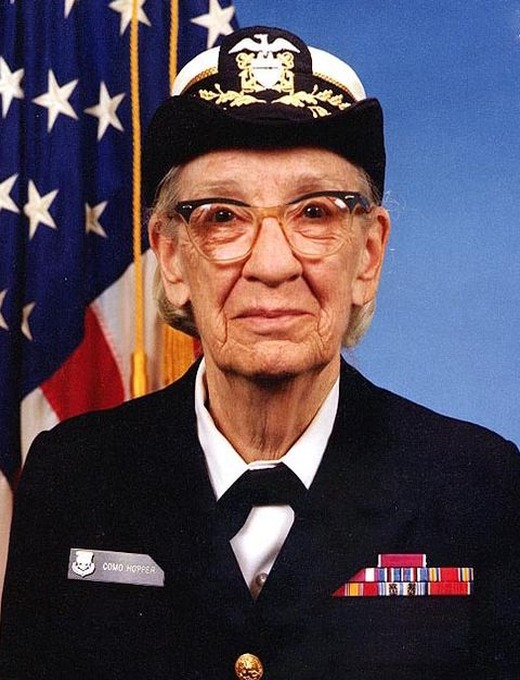
#> input picture _workspace_nonruntime/tests/frontend/tests/e2e/fixtures/ocr-selfie-grace.jpg, 520 x 680 px
$ python -i camera_cover.py   (imports and definitions only)
#> lines starting #> are read from the running program, lines starting #| are printed output that depends on the picture
#> further down, picture is the input picture: shape (680, 520, 3); mean B, G, R 84.3, 71.5, 82.2
"""Camera-cover heuristics based on frame brightness, variance, and edge entropy.

Three-tier detection:
  hard_blocked  — average luma ≤ hard_luma (absolute darkness; almost certain cover)
  soft_blocked  — low luma AND low variance (uniform dark surface)
  edge_blocked  — very low edge-response entropy (catches solid-colour covers that are
                  not pitch-black, e.g. grey cloth, tape, or dark sticky notes)
"""

from __future__ import annotations

import cv2
import numpy as np


def analyze_camera_cover(
    frame: np.ndarray,
    *,
    hard_luma: float = 30.0,
    soft_luma: float = 55.0,
    stddev_max: float = 22.0,
    edge_entropy_min: float = 1.5,
) -> dict[str, float | bool]:
    """Return luma/stddev stats plus cover-detection flags.

    Parameters
    ----------
    hard_luma:
        Luma threshold for definite cover (raised from 20 → 30 to catch dark cloth).
    soft_luma:
        Luma threshold for the soft-block check (raised from 40 → 55).
    stddev_max:
        Maximum pixel-value std-dev for soft-block (raised from 16 → 22).
    edge_entropy_min:
        Minimum Shannon entropy of the Canny edge response.  Frames showing a real
        person/room have entropy ≥ 2.0; a covered camera produces near-zero entropy.
    """
#> called with hard_luma = 30, soft_luma = 55, stddev_max = 22, edge_entropy_min = 1.5
    if frame is None or frame.size == 0:
        return {
            "avg_luma": 255.0,
            "stddev": 64.0,
            "edge_entropy": 8.0,
            "hard_blocked": False,
            "soft_blocked": False,
            "edge_blocked": False,
        }

    # Downsample for speed
    sample = frame
    if frame.shape[0] > 96 or frame.shape[1] > 96:
        sample = cv2.resize(frame, (96, 96), interpolation=cv2.INTER_AREA)
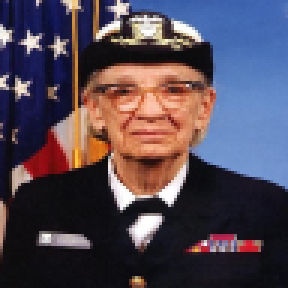
#> sample: shape (96, 96, 3) (shown 3 times larger); mean B, G, R 84.3, 71.5, 82.2
    gray = cv2.cvtColor(sample, cv2.COLOR_BGR2GRAY)
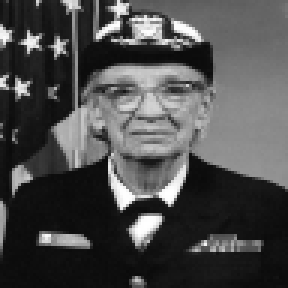
#> gray: shape (96, 96) (shown 3 times larger); min 10, max 255, mean 76.2

    avg_luma_arr, stddev_arr = cv2.meanStdDev(gray)
#> avg_luma_arr = [76.15]; stddev_arr = [65.37]
    avg_luma_value = float(avg_luma_arr[0][0])
#> avg_luma_value = 76.15
    stddev_value = float(stddev_arr[0][0])
#> stddev_value = 65.37

    hard_blocked = avg_luma_value <= hard_luma
#> hard_blocked = False
    soft_blocked = hard_blocked or (avg_luma_value <= soft_luma and stddev_value <= stddev_max)
#> soft_blocked = False

    # Edge-entropy check — catches covers that are slightly bright or textured but
    # still block the view (e.g. sticky note, grey cardboard, semi-opaque tape).
    edge_sample = cv2.resize(gray, (64, 64), interpolation=cv2.INTER_AREA)
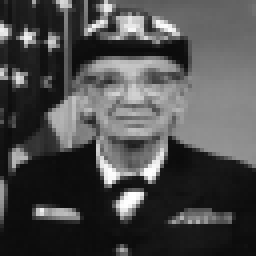
#> edge_sample: shape (64, 64) (shown 4 times larger); min 11, max 255, mean 76.1
    edges = cv2.Canny(edge_sample, threshold1=30, threshold2=80)
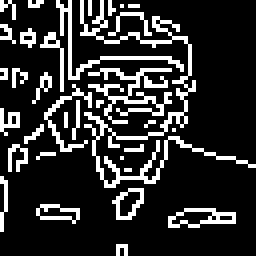
#> edges: shape (64, 64) (shown 4 times larger); 18.1% white in thin lines or dots
    edge_pixels = edges.ravel()
#> edge_pixels = 4096 values, max 255 at index 0, min 0 at index 1, mean 46.19
    n_edge = int(np.count_nonzero(edge_pixels))
#> n_edge = 742
    n_total = edge_pixels.size
#> n_total = 4096
    if n_total > 0 and 0 < n_edge < n_total:
        p = n_edge / n_total
#> p = 0.181
        edge_entropy = float(-(p * np.log2(p) + (1 - p) * np.log2(1 - p)))
#> edge_entropy = 0.683
    else:
        edge_entropy = 0.0  # All-black or all-white → zero entropy → blocked

    # Only flag edge_blocked when the frame is also noticeably dark (luma < 90),
    # to avoid false-positives on plain white walls or blank backgrounds.
    edge_blocked = (avg_luma_value < 90.0) and (edge_entropy < edge_entropy_min)
#> edge_blocked = True

    return {
        "avg_luma": avg_luma_value,
        "stddev": stddev_value,
        "edge_entropy": edge_entropy,
        "hard_blocked": hard_blocked,
        "soft_blocked": soft_blocked or edge_blocked,
        "edge_blocked": edge_blocked,
    }

>>> import cv2
>>> picture = cv2.imread('../../../../_workspace_nonruntime/tests/frontend/tests/e2e/fixtures/ocr-selfie-grace.jpg')
>>> result = analyze_camera_cover(picture)
#> result = {'avg_luma': 76.15, 'stddev': 65.37, 'edge_entropy': 0.683, 'hard_blocked': False, 'soft_blocked': True, 'edge_blocked': True}
